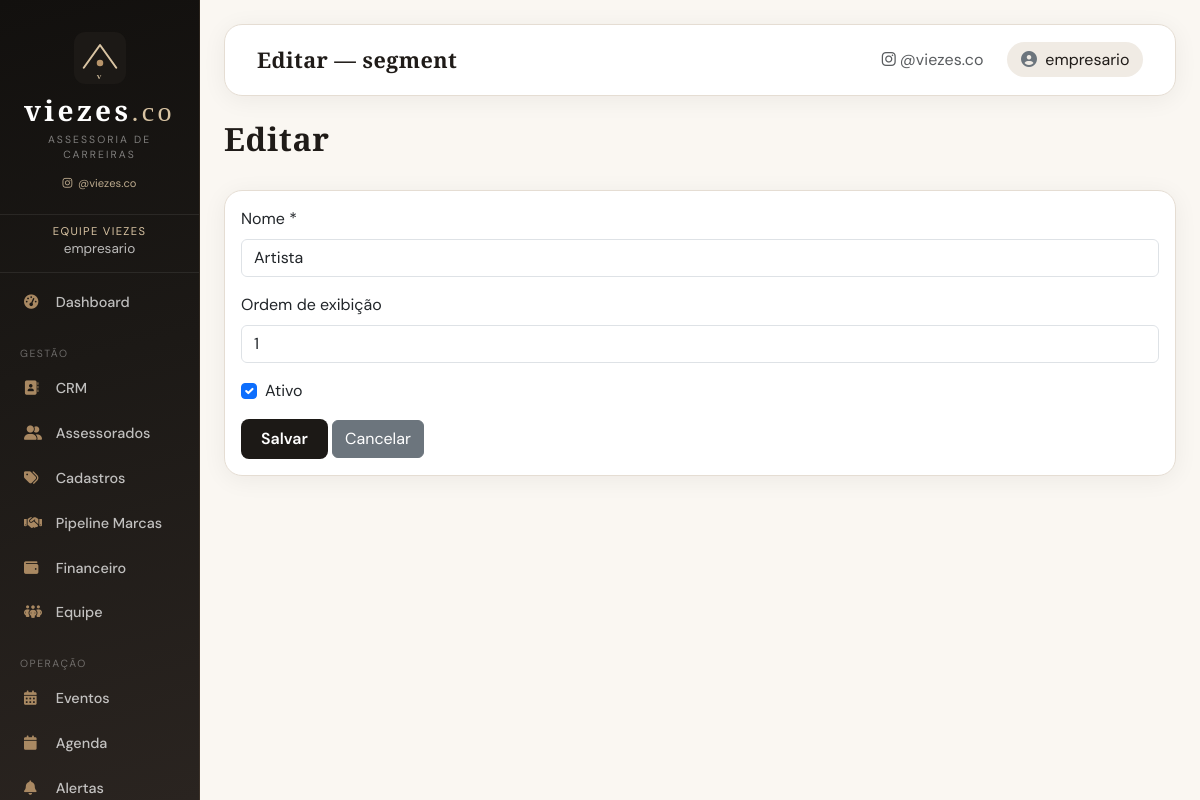
The app's page /cadastros/segment/1/edit (signed in) with its own data.
### app/models.py (models this page shows, shortened)
class User(UserMixin, db.Model):
    id = db.Column(db.Integer, primary_key=True)
    username = db.Column(db.String(80), unique=True, nullable=False)
    email = db.Column(db.String(120), unique=True, nullable=False)
    password_hash = db.Column(db.String(255), nullable=False)
    is_manager = db.Column(db.Boolean, default=False)  # True para empresário
    artist_id = db.Column(db.Integer, db.ForeignKey('artist.id'), nullable=True)
    display_name = db.Column(db.String(120), nullable=True)
    team_role = db.Column(db.String(40), nullable=True)  # estrategico, operacional, captacao
    phone = db.Column(db.String(20), nullable=True)
    is_active_user = db.Column(db.Boolean, default=True)
    created_at = db.Column(db.DateTime, default=datetime.utcnow)
    google_token = db.Column(db.Text, nullable=True)
    artist = db.relationship('Artist', backref='user_account', uselist=False)

class CatalogItem(db.Model):
    __tablename__ = 'catalog_item'
    CATEGORIES = {
        'segment': 'Segmento',
        'service_type': 'Tipo de serviço',
        'lead_source': 'Origem do lead',
    }
    id = db.Column(db.Integer, primary_key=True)
    category = db.Column(db.String(40), nullable=False, index=True)
    name = db.Column(db.String(120), nullable=False)
    slug = db.Column(db.String(80), nullable=True)
    is_active = db.Column(db.Boolean, default=True)
    sort_order = db.Column(db.Integer, default=0)
    created_at = db.Column(db.DateTime, default=datetime.utcnow)
    __table_args__ = (
        db.UniqueConstraint('category', 'name', name='uq_catalog_category_name'),
    )

### app/catalog/routes.py (the view, shortened to what this page needs)
@bp.route('/<category>/<int:item_id>/edit', methods=['GET', 'POST'])
@login_required
def edit_item(category, item_id):
    if not _manager_required():
        return redirect(url_for('main.dashboard'))
    category = _valid_category(category)
    item = CatalogItem.query.filter_by(id=item_id, category=category).first_or_404()
    return render_template('catalog/form.html', item=item, category=category)

### app/__init__.py (called while the page is built)
@login_manager.user_loader
def load_user(user_id):
    from app.models import User
    return User.query.get(int(user_id))

### app/catalog/routes.py (called while the page is built)
def _manager_required():
    if not current_user.is_manager:
        flash('Acesso restrito à equipe da assessoria.', 'error')
        return False
    return True

def _valid_category(category):
    if category not in CatalogItem.CATEGORIES:
        abort(404)
    return category

### app/templates/catalog/form.html (shortened to what this page needs)
{% extends "base.html" %}
{% block page_title %}{% if item %}Editar{% else %}Novo{% endif %} — {{ category }}{% endblock %}
{% block content %}
<div class="row mb-4">
    <div class="col-12">
        <h2>{% if item %}Editar{% else %}Novo item{% endif %}</h2>
    </div>
</div>
<div class="card">
    <div class="card-body">
        <form method="post">
            <div class="mb-3">
                <label class="form-label">Nome *</label>
                <input type="text" name="name" class="form-control" required value="{{ item.name if item else '' }}">
            </div>
            <div class="mb-3">
                <label class="form-label">Ordem de exibição</label>
                <input type="number" name="sort_order" class="form-control" value="{{ item.sort_order if item else 0 }}">
            </div>
            <div class="form-check mb-3">
                <input class="form-check-input" type="checkbox" name="is_active" id="is_active"
                       {% if not item or item.is_active %}checked{% endif %}>
                <label class="form-check-label" for="is_active">Ativo</label>
            </div>
            <button type="submit" class="btn btn-primary">Salvar</button>
            <a href="{{ url_for('catalog.list_items', category=category) }}" class="btn btn-secondary">Cancelar</a>
        </form>
    </div>
</div>
{% endblock %}

### app/templates/base.html (shortened to what this page needs)
<!DOCTYPE html>
<html lang="pt-BR">
<head>
    <link href="https://cdn.jsdelivr.net/npm/bootstrap@5.3.0/dist/css/bootstrap.min.css" rel="stylesheet">
    <link href="https://cdnjs.cloudflare.com/ajax/libs/font-awesome/6.5.1/css/all.min.css" rel="stylesheet">
    <link href="https://cdn.jsdelivr.net/npm/fullcalendar@6.1.4/index.global.min.css" rel="stylesheet">
    <link href="{{ url_for('static', filename='css/viezes.css') }}" rel="stylesheet">
</head>
<body class="{% block body_class %}{% endblock %}">
    <div class="container-fluid">
        <div class="row">
            {% if current_user.is_authenticated %}
            <div class="col-md-2 px-0 desktop-sidebar">
                <div class="sidebar py-2">
                    {% include '_viezes_brand.html' %}
                    <div class="sidebar-user">
                        <div class="role">{% if current_user.is_manager %}Equipe Viezes{% else %}Assessorado{% endif %}</div>
                        <div class="name">{{ current_user.display_name or current_user.username }}</div>
                    </div>
                    {% include '_sidebar_nav.html' %}
                </div>
            </div>
            {% endif %}
            <div class="{% if current_user.is_authenticated %}col-md-10{% else %}col-12{% endif %} px-0">
                <div class="main-content p-4">
                    {% if current_user.is_authenticated %}
                    <nav class="navbar navbar-expand-lg top-navbar mb-4">
                        <div class="container-fluid">
                            <span class="navbar-brand mb-0">
                                {% block page_title %}Painel{% endblock %}
                            </span>
                            <div class="navbar-nav ms-auto align-items-center">
                                <a href="https://www.instagram.com/viezes.co" target="_blank" rel="noopener"
                                   class="nav-link d-none d-md-inline text-muted small me-3">
                                    <i class="fab fa-instagram me-1"></i>@viezes.co
                                </a>
                                <span class="user-pill">
                                    <i class="fas fa-circle-user me-1 text-secondary"></i>
                                    {{ current_user.display_name or current_user.username }}
                                </span>
                            </div>
                        </div>
                    </nav>
                    {% endif %}
                    {% block content %}{% endblock %}
                </div>
            </div>
        </div>
    </div>
</body>
</html>

### app/static/css/viezes.css (style rules this page uses)
:root { --vz-black: #12100e; --vz-espresso: #1c1916; --vz-brown: #2d2824; --vz-cream: #faf7f2; --vz-linen: #f0ebe4; --vz-sand: #e5ddd3; --vz-gold: #b8956b; --vz-gold-dark: #96784f; --vz-gold-light: #d9c4a3; --vz-rose: #9e7b7b; --vz-rose-soft: #e8d8d8; --vz-text: #1f1b18; --vz-text-muted: #6f6760; --vz-white: #ffffff; --vz-success: #5a7d5c; --vz-warning: #c4a035; --vz-danger: #b85c5c; --vz-radius: 12px; --vz-radius-lg: 18px; --vz-shadow: 0 4px 24px rgba(28, 25, 22, 0.06); --vz-shadow-lg: 0 12px 40px rgba(28, 25, 22, 0.1); --font-display: 'Cormorant Garamond', Georgia, serif; --font-body: 'DM Sans', system-ui, sans-serif; --sidebar-width: 260px; }
.btn-primary { --bs-btn-bg: var(--vz-espresso); --bs-btn-border-color: var(--vz-espresso); --bs-btn-hover-bg: var(--vz-brown); --bs-btn-hover-border-color: var(--vz-brown); --bs-btn-active-bg: var(--vz-black); --bs-btn-focus-shadow-rgb: 184, 149, 107; }
body { font-family: var(--font-body); color: var(--vz-text); background: var(--vz-cream); -webkit-font-smoothing: antialiased; }
h1, h2, h3, h4, h5, h6, .navbar-brand, .card-header, .brand-display { font-family: var(--font-display); font-weight: 600; letter-spacing: 0.02em; }
.sidebar, .mobile-sidebar { background: linear-gradient(165deg, var(--vz-black) 0%, var(--vz-espresso) 45%, #2a2420 100%); border-right: 1px solid rgba(184, 149, 107, 0.15); }
@media (min-width: 769px) { .desktop-sidebar { position: sticky; top: 0; height: 100vh; align-self: flex-start; } }
@media (min-width: 769px) { .desktop-sidebar .sidebar { height: 100vh; overflow-y: auto; overflow-x: hidden; } }
.main-content { background: var(--vz-cream); min-height: 100vh; }
.top-navbar { background: var(--vz-white) !important; border: 1px solid var(--vz-sand); border-radius: var(--vz-radius-lg); box-shadow: var(--vz-shadow); padding: 0.85rem 1.25rem; }
.top-navbar .navbar-brand { color: var(--vz-text) !important; font-size: 1.35rem; }
.top-navbar .user-pill { background: var(--vz-linen); padding: 0.35rem 0.85rem; border-radius: 999px; color: var(--vz-text); }
.card { border: 1px solid var(--vz-sand); border-radius: var(--vz-radius-lg); box-shadow: var(--vz-shadow); background: var(--vz-white); overflow: hidden; }
.btn-primary { background: var(--vz-espresso); border: none; border-radius: 8px; font-weight: 600; padding: 0.5rem 1.25rem; }
a { color: var(--vz-gold-dark); }

### app/templates/base.html (style rules this page uses)
.sidebar { min-height: 100vh; }
.sidebar-user { text-align: center; padding: 0 0.5rem 0.75rem; border-bottom: 1px solid rgba(255,255,255,0.08); margin-bottom: 0.5rem; }
.sidebar-user .role { font-size: 0.7rem; text-transform: uppercase; letter-spacing: 0.12em; color: var(--vz-gold-light); }
.sidebar-user .name { font-size: 0.85rem; color: rgba(255,255,255,0.7); }

### records on screen
User: display_name+username "empresario"
CatalogItem: category "segment", name "Artista", sort_order "1", is_active "☑"
